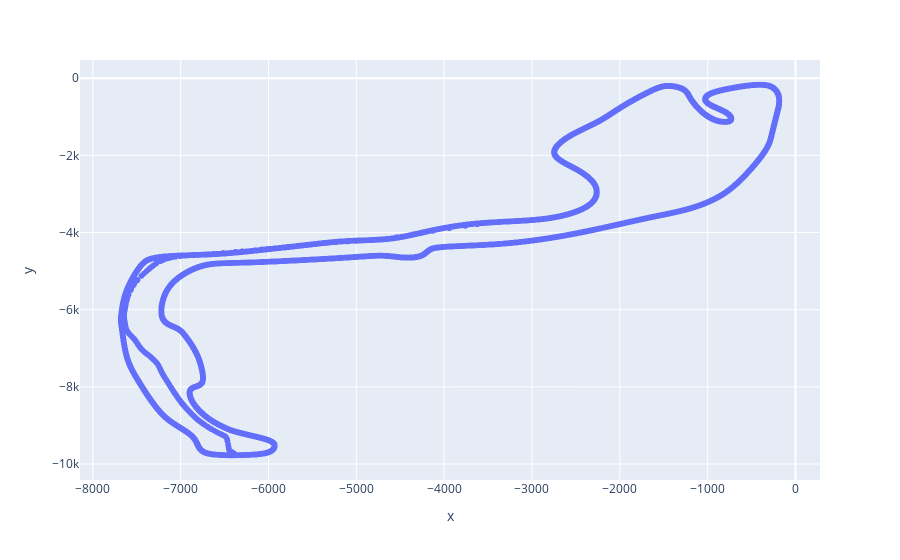

The cell this chart's notebook holds for it:
### Code cell
fig = px.scatter(x=gasly_pos['X'],y=gasly_pos['Y'])#,animation_frame=gasly_pos.index,animation_group=gasly_pos['Source'])
fig.show()

### Figure 1 — Plotly figure (JSON) as saved in the notebook; plotly's stock layout.template omitted (floating-point values rounded to 4 significant figures; data arrays with more than 128 entries replaced by an {"elided": "..."} marker saying what was removed)
{"data": [{"hovertemplate": "x=%{x}<br>y=%{y}<extra></extra>", "legendgroup": "", "marker": {"color": "#636efa", "symbol": "circle"}, "mode": "markers", "name": "", "showlegend": false, "type": "scattergl", "x": {"elided": "25337 int values"}, "xaxis": "x", "y": {"elided": "25337 int values"}, "yaxis": "y"}], "layout": {"legend": {"tracegroupgap": 0}, "margin": {"t": 60}, "xaxis": {"anchor": "y", "domain": [0, 1], "title": {"text": "x"}}, "yaxis": {"anchor": "x", "domain": [0, 1], "title": {"text": "y"}}}}
